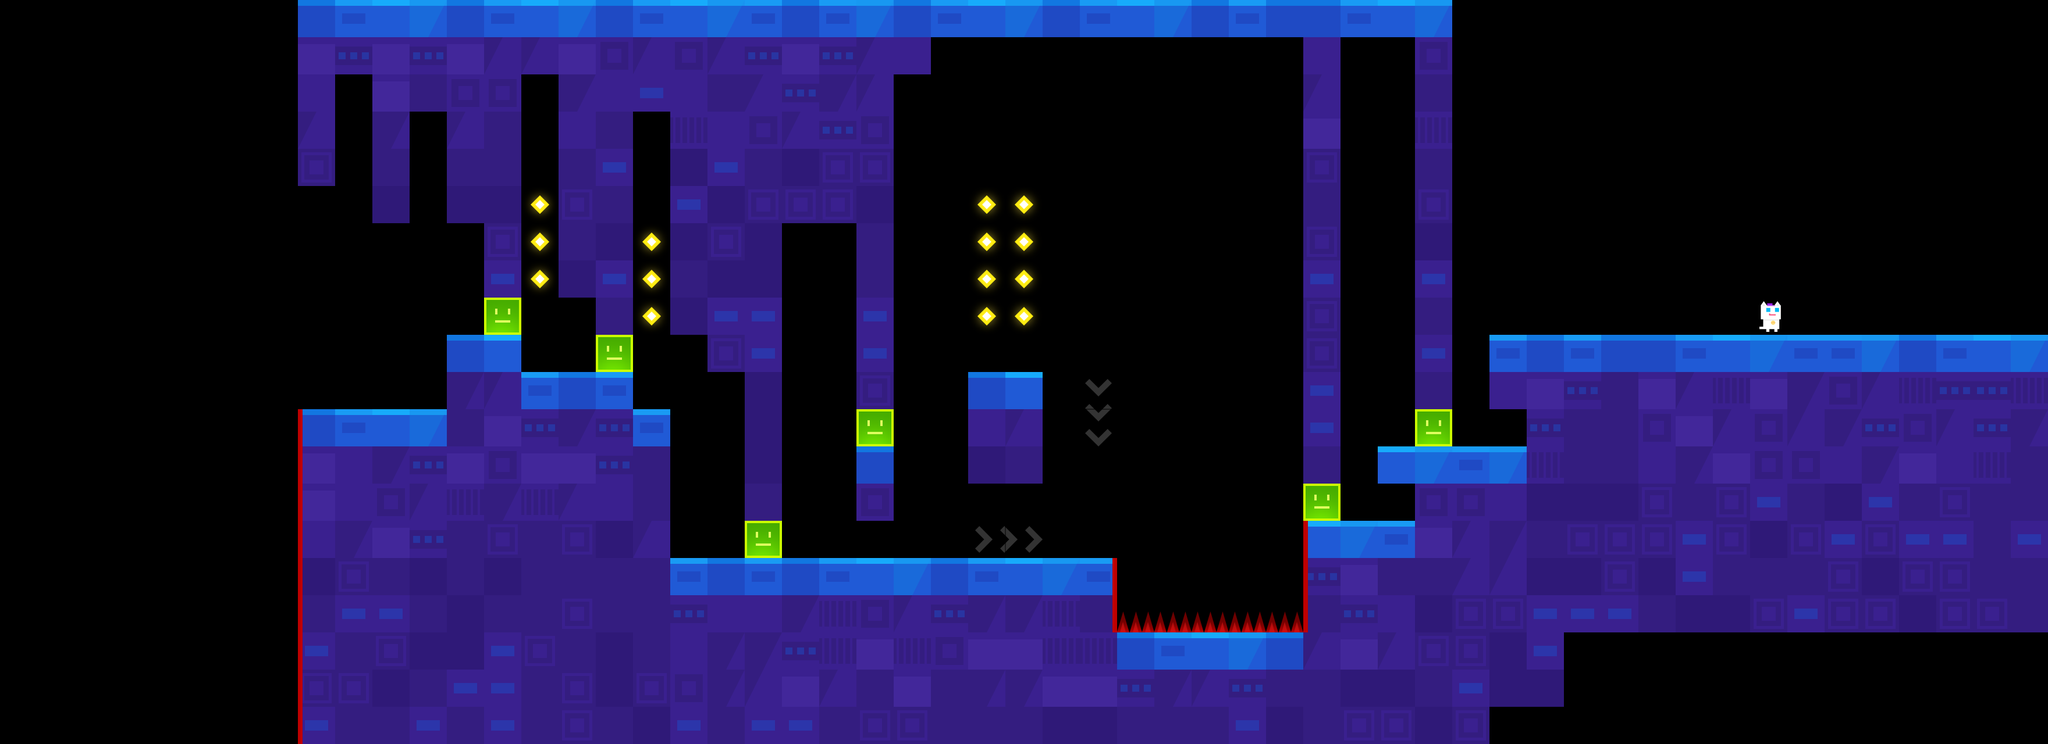

This is a level from a 2D game, rendered from its Tiled map with the project's own tilesets. A one-line summary and the map file follow, with tile-layer data summarised:
An orthogonal 55x20 tile map with 64x64 px tiles, 3 tile layers (mainBG, main, dangerous) and 22 objects (8x CameraYFreeze, 8x DeadZone, 4x Event, player, npc).

<map version="1.0" orientation="orthogonal" renderorder="right-down" width="55" height="20" tilewidth="64" tileheight="64" nextobjectid="2117">
 <properties>
  <property name="bg" value="lyBG8" />
  <property name="bgm" value="bgm_mini" />
 </properties>
 <tileset firstgid="1" name="forest" tilewidth="70" tileheight="70">
  <tileoffset x="-3" y="3" />
  <image source="forest.png" width="700" height="980" />
  <tile id="0">
   <properties>
    <property name="isShow" value="1" />
    <property name="maxX" value="131" />
    <property name="maxY" value="18" />
    <property name="x" value="124" />
    <property name="y" value="13" />
   </properties>
  </tile>
 </tileset>
 <layer name="mainBG" width="55" height="20">
  <data>[1100 cells, 0 non-empty, 0 distinct tile ids]</data>
 </layer>
 <layer name="main" width="55" height="20">
  <data>[1100 cells, 523 non-empty, 22 distinct tile ids]</data>
 </layer>
 <objectgroup name="objConfig">
  <object id="2082" type="player" gid="120" x="640" y="704" />
  <object id="2109" type="npc" gid="102" x="3008" y="576" />
 </objectgroup>
 <objectgroup name="triggerConfig">
  <object id="2083" type="CameraYFreeze" gid="103" x="448" y="832" />
  <object id="2084" type="DeadZone" gid="104" x="448" y="1088" />
  <object id="2085" type="CameraYFreeze" gid="103" x="384" y="832" />
  <object id="2086" type="DeadZone" gid="104" x="384" y="1088" />
  <object id="2087" type="CameraYFreeze" gid="103" x="320" y="832" />
  <object id="2088" type="DeadZone" gid="104" x="256" y="1088" />
  <object id="2089" type="DeadZone" gid="104" x="320" y="1088" />
  <object id="2090" type="CameraYFreeze" gid="103" x="256" y="832" />
  <object id="2091" type="CameraYFreeze" gid="103" x="192" y="832" />
  <object id="2092" type="DeadZone" gid="104" x="128" y="1088" />
  <object id="2093" type="DeadZone" gid="104" x="192" y="1088" />
  <object id="2094" type="CameraYFreeze" gid="103" x="128" y="832" />
  <object id="2107" name="Story1" type="Event" gid="101" x="2688" y="576" />
  <object id="2108" name="Story1" type="Event" gid="101" x="2624" y="576" />
  <object id="2113" type="DeadZone" gid="104" x="0" y="1088" />
  <object id="2114" type="CameraYFreeze" gid="103" x="64" y="832" />
  <object id="2115" type="DeadZone" gid="104" x="64" y="1088" />
  <object id="2116" type="CameraYFreeze" gid="103" x="0" y="832" />
 </objectgroup>
 <objectgroup name="coinList1">
  <object id="2111" name="Story1" type="Event" gid="101" x="2816" y="576" />
  <object id="2112" name="Story1" type="Event" gid="101" x="2752" y="576" />
 </objectgroup>
 <layer name="dangerous" width="55" height="20">
  <data>[1100 cells, 18 non-empty, 4 distinct tile ids]</data>
 </layer>
</map>
